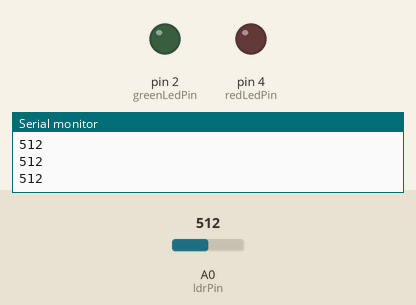
Recording of a sketch running on a simulated Arduino Uno, built with avr-gcc and run on an emulated ATmega328P. Shown: output pins drawn as LEDs (lit = HIGH), the last lines printed to the serial monitor. Inputs (shaded band) come from the test bench; at power-on: A0 (ldrPin) = 512. Pins used as bus, display or sensor lines are not drawn.

Above: at 1.2 s.
1.3 s: A0 (ldrPin) set to 494
At 1.7 s:
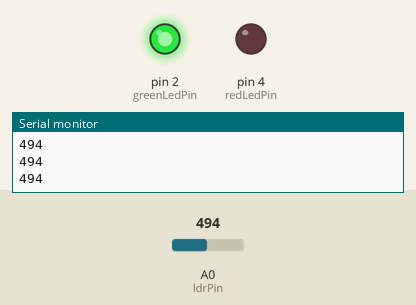
2.8 s: A0 (ldrPin) set to 1010
At 4.0 s:
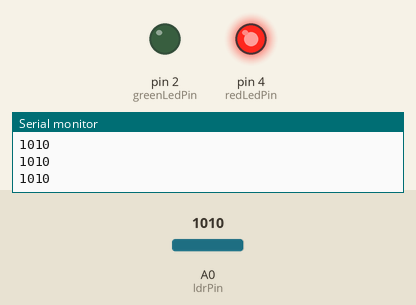
4.3 s: A0 (ldrPin) set to 990
At 5.2 s:
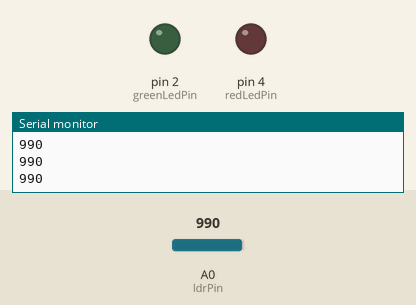
5.8 s: A0 (ldrPin) set to 1023
At 6.5 s:
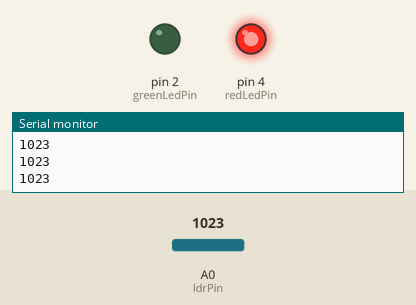
Timing chart, 0 to 8.3 s (numbered marks = the images above; inputs shaded):
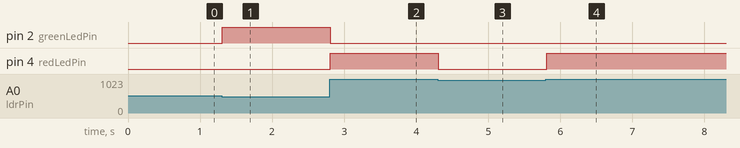

Measured:
- the behaviour switches between 501 and 500 on A0 (ldrPin) (found by bisection; images 0 and 1)
- after the input at 1.3 s, pin 2 (greenLedPin): LOW → HIGH at once
- after the input at 2.8 s, pin 2 (greenLedPin): HIGH → LOW at once; pin 4 (redLedPin): LOW → HIGH at once
- after the input at 4.3 s, pin 4 (redLedPin): HIGH → LOW at once
- after the input at 5.8 s, pin 4 (redLedPin): LOW → HIGH at once

The sketch:

vscode.ino
```cpp
const int ldrPin = A0; // LDR sensor pin
const int redLedPin = 4;
const int yellowLedPin = 0;
const int greenLedPin = 2;

void setup()
{
  pinMode(ldrPin, INPUT);
  pinMode(redLedPin, OUTPUT);
  pinMode(yellowLedPin, OUTPUT);
  pinMode(greenLedPin, OUTPUT);
  Serial.begin(9600);
}

void loop()
{
  int ldrValue = analogRead(ldrPin);
  Serial.println(ldrValue);
  if (ldrValue > 1000)
  {
    digitalWrite(redLedPin, HIGH);
    digitalWrite(yellowLedPin, LOW);
    digitalWrite(greenLedPin, LOW);
  }
  else if (ldrValue > 500 && ldrValue < 1000)
  {
    digitalWrite(redLedPin, LOW);
    digitalWrite(yellowLedPin, HIGH);
    digitalWrite(greenLedPin, LOW);
  }
  else
  {
    digitalWrite(redLedPin, LOW);
    digitalWrite(yellowLedPin, LOW);
    digitalWrite(greenLedPin, HIGH);
  }
}
```
